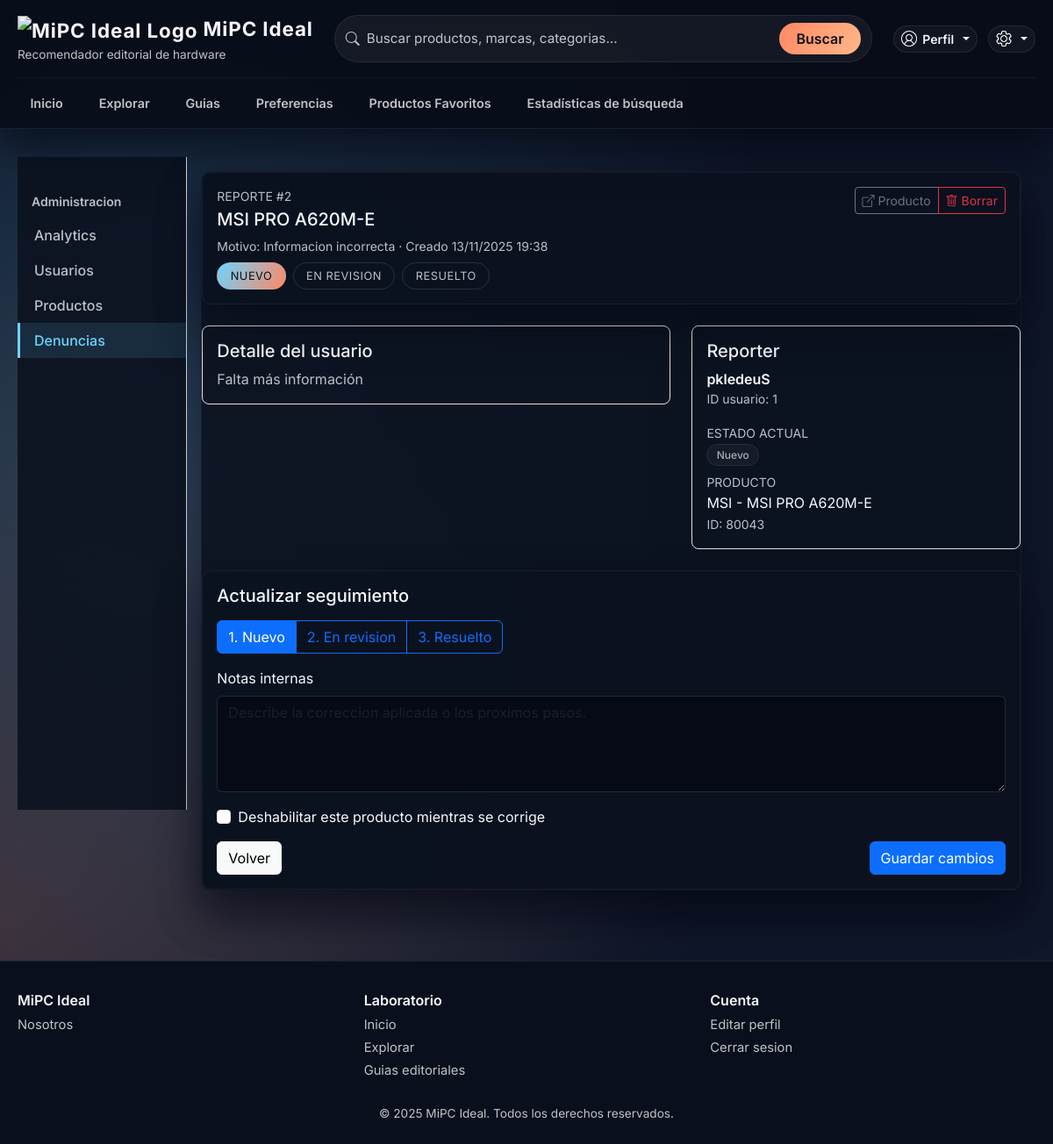
The page /admin-panel/reportes/2/ (signed in) on the database as committed earlier.
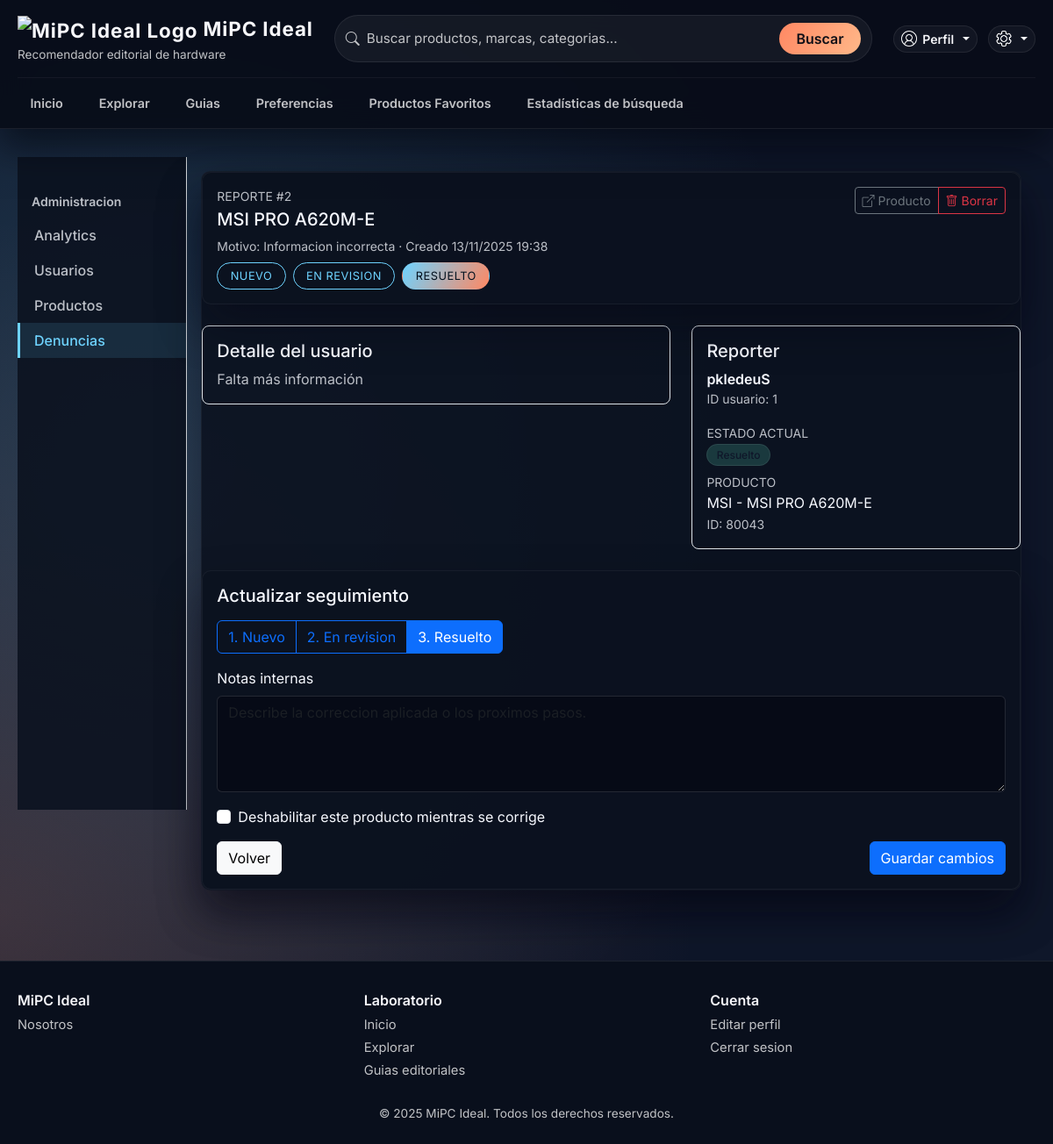
The same page on the database as committed later.
### app/models.py (models this page shows, shortened)
class Reporte(models.Model):
    ESTADOS = [
        ('abierto', 'Nuevo'),
        ('pendiente', 'En revision'),
        ('resuelto', 'Resuelto'),
    ]
    ACCIONES = [
        ('info_incorrecta', 'Informacion incorrecta'),
        ('spam', 'Spam o contenido enganoso'),
        ('duplicado', 'Producto duplicado'),
        ('otro', 'Otro motivo'),
    ]
    target_type = models.CharField(max_length=20, choices=[('producto', 'Producto')], default='producto')
    producto = models.ForeignKey('Producto', null=True, blank=True, on_delete=models.CASCADE)
    reporter = models.ForeignKey(User, null=True, blank=True, on_delete=models.SET_NULL, related_name='reportes_creados')
    motivo = models.CharField(max_length=50, choices=ACCIONES)
    detalle = models.TextField(blank=True)
    created_at = models.DateTimeField(auto_now_add=True)
    estado = models.CharField(max_length=20, choices=ESTADOS, default='abierto')
    accion_admin = models.TextField(blank=True, help_text="Notas/instrucciones del administrador")
    fecha_accion = models.DateTimeField(null=True, blank=True)
    admin_actor = models.ForeignKey(User, null=True, blank=True, on_delete=models.SET_NULL, related_name='reportes_moderados')
    producto_deshabilitado = models.BooleanField(default=False)
    notificacion_leida = models.BooleanField(default=False)
    class Meta:
        ordering = ['-created_at']
        verbose_name = 'Reporte'
        verbose_name_plural = 'Reportes'

class Producto(models.Model):
    nombre_producto = models.CharField(max_length=100)
    descripcion_producto = models.TextField()
    modelo_producto = models.CharField(max_length=100)
    imagen_producto = models.ImageField(upload_to='productos/')
    fecha_creacion = models.DateTimeField(default=timezone.now)
    marca_producto = models.ForeignKey('MarcaProducto', on_delete=models.PROTECT)
    categoria_producto = models.ForeignKey('CategoriaProducto', on_delete=models.PROTECT)
    tipo_producto = models.ForeignKey('TipoProducto', on_delete=models.PROTECT)
    categorias_extra = models.ManyToManyField(
        'CategoriaProducto',
        blank=True,
        related_name='productos_extra',
        verbose_name='Categorias adicionales',
        help_text='Categorias secundarias para este producto sin duplicarlo.',
    )
    vistas = models.PositiveIntegerField(default=0)
    is_active = models.BooleanField(default=True)

class MarcaProducto(models.Model):
    nombre_marca = models.CharField(max_length=100)
    def __str__(self):
        return self.nombre_marca

### app/views_admin.py (the view, shortened to what this page needs)
# urls.py: path('admin-panel/reportes/<int:pk>/', views_admin.admin_report_detail, name='admin_report_detail'),
@staff_member_required
def admin_report_detail(request, pk):
    reporte = get_object_or_404(Reporte.objects.select_related("producto", "reporter"), pk=pk)
    context = {
        "reporte": reporte,
        "status_flow": REPORT_STATUS_FLOW,
        "current_step": REPORT_STATUS_ORDER.get(reporte.estado, 1),
    }
    return render(request, "admin_panel/report_detail.html", context)

### app/templates/admin_panel/report_detail.html (shortened to what the changed rows need)
{% extends "admin_panel/admin_base.html" %}
{% block admin_content %}
<div class="card">
  <div class="card mb-4">
    <div class="card-body d-flex flex-column flex-lg-row justify-content-between align-items-start gap-3">
      <div>
        <p class="text-uppercase text-muted small mb-1">Reporte #{{ reporte.id }}</p>
        <h2 class="h5 mb-2">{{ reporte.producto.nombre_producto|default:"Producto no disponible" }}</h2>
        <div class="text-muted small">
          Motivo: {{ reporte.get_motivo_display }} · Creado {{ reporte.created_at|date:"d/m/Y H:i" }}
        </div>
        <div class="d-flex flex-wrap gap-2 mt-2">
          {% for code, label, step in status_flow %}
          {% if step < current_step %}
            <span class="status-chip is-done">{{ label }}</span>
          {% elif step == current_step %}
            <span class="status-chip is-active">{{ label }}</span>
          {% else %}
            <span class="status-chip">{{ label }}</span>
          {% endif %}
          {% endfor %}
        </div>
      </div>
    </div>
  </div>
  <div class="row g-4">
    <div class="col-lg-7">
      <div class="border rounded-3 p-3 mb-3">
        <h5 class="mb-2">Detalle del usuario</h5>
        <p class="mb-0 text-muted">{{ reporte.detalle|default:"Sin descripcion adicional." }}</p>
      </div>
    </div>
    <div class="col-lg-5">
      <div class="border rounded-3 p-3">
        <h5 class="mb-2">Reporter</h5>
        <div class="fw-semibold">{{ reporte.reporter.username|default:"Anon" }}</div>
        <small class="text-muted d-block mb-3">ID usuario: {{ reporte.reporter.id|default:"-" }}</small>
        <div class="d-flex flex-column gap-2">
          <div>
            <small class="text-muted text-uppercase">Estado actual</small><br>
            <span class="badge-soft {% if reporte.estado == 'resuelto' %}badge-soft-success{% elif reporte.estado == 'pendiente' %}badge-soft-warning{% else %}badge-soft-muted{% endif %}">
              {{ reporte.get_estado_display }}
            </span>
          </div>
          {% if reporte.producto %}
          <div>
            <small class="text-muted text-uppercase">Producto</small>
            <p class="mb-0">{{ reporte.producto.marca_producto }} - {{ reporte.producto.modelo_producto }}</p>
            <small class="text-muted">ID: {{ reporte.producto.id }}</small>
          </div>
          {% endif %}
        </div>
      </div>
    </div>
  </div>
  <form method="post" class="card mt-4">
    <div class="card-body">
      <div class="btn-group mb-3" role="group" aria-label="Seleccionar estado">
        {% for code, label, step in status_flow %}
          <label class="btn btn-outline-primary" for="state-{{ code }}">{{ step }}. {{ label }}</label>
        {% endfor %}
      </div>
      {% if reporte.producto %}
      <div class="form-check mb-3">
        <input class="form-check-input" type="checkbox" name="disable_product" id="disable-product"
              {% if reporte.producto_deshabilitado %}checked{% endif %}>
        <label class="form-check-label" for="disable-product">
          Deshabilitar este producto mientras se corrige
        </label>
      </div>
      {% endif %}
    </div>
  </form>
</div>
{% endblock %}

Rows that differ between the two databases and show on the page:
changed Reporte "Falta más información": estado "Nuevo" → "Resuelto"
Other text that changed with them:
list line gone: "NUEVO"
new list line: "NUEVO"
list line gone: "EN REVISION"
new list line: "EN REVISION"
list line gone: "RESUELTO"
new list line: "RESUELTO"
